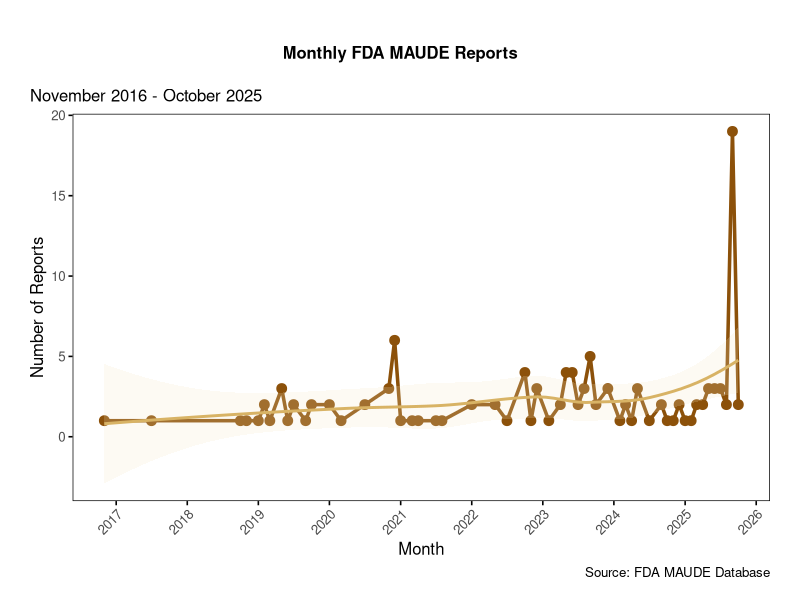
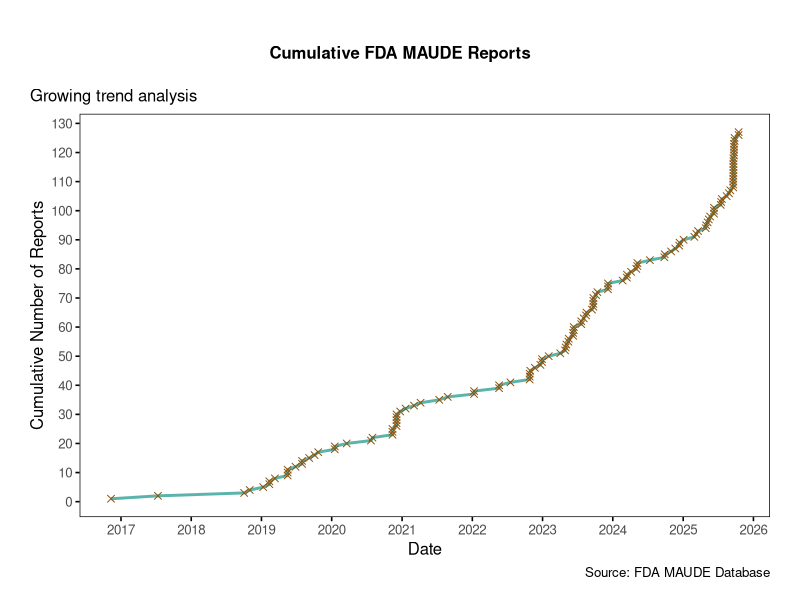
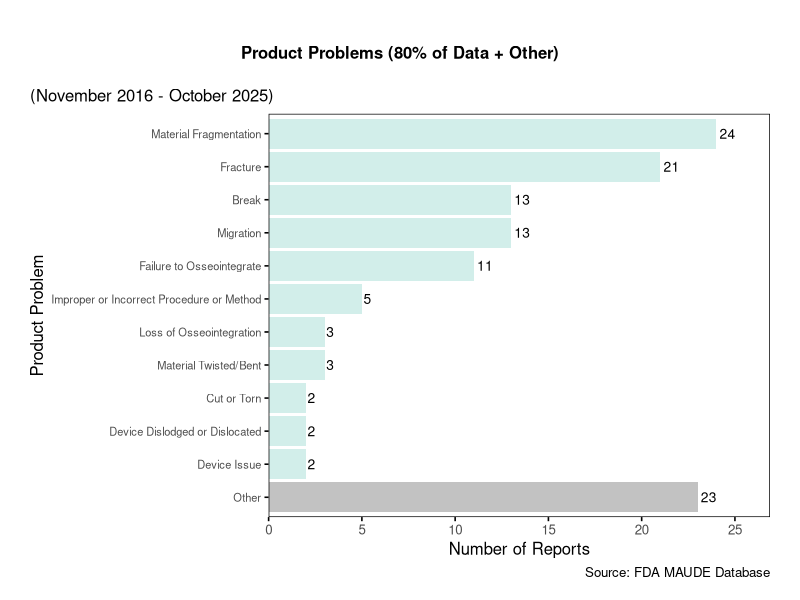
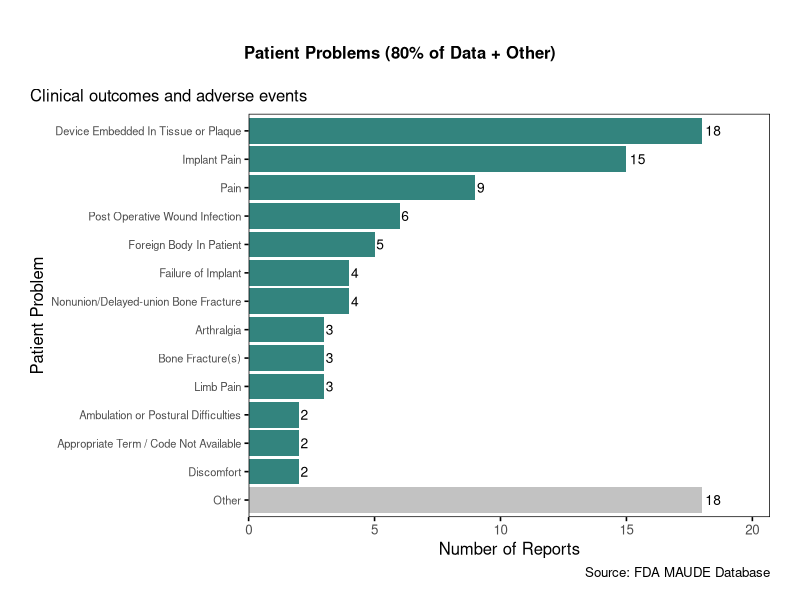
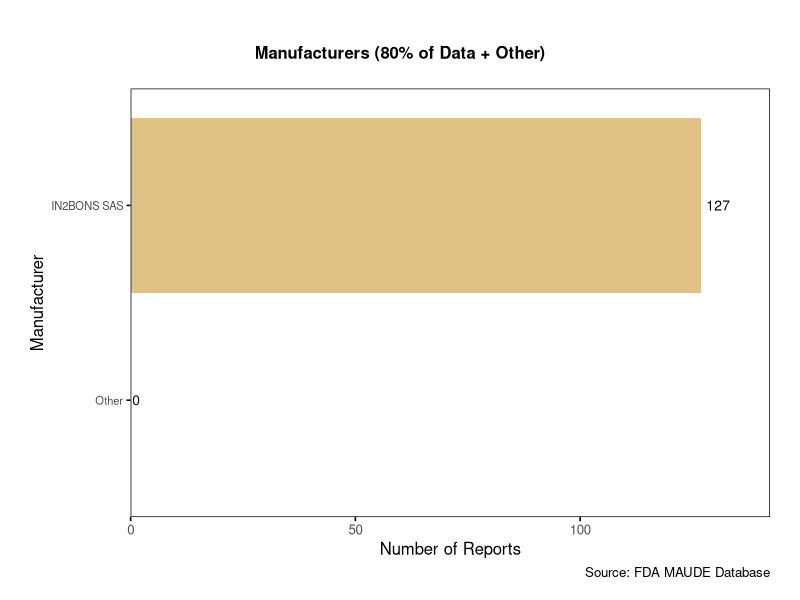
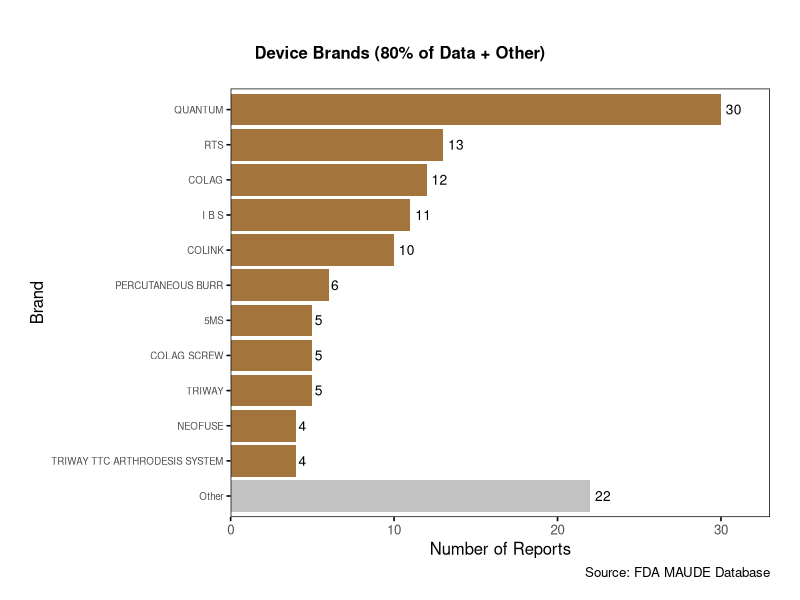
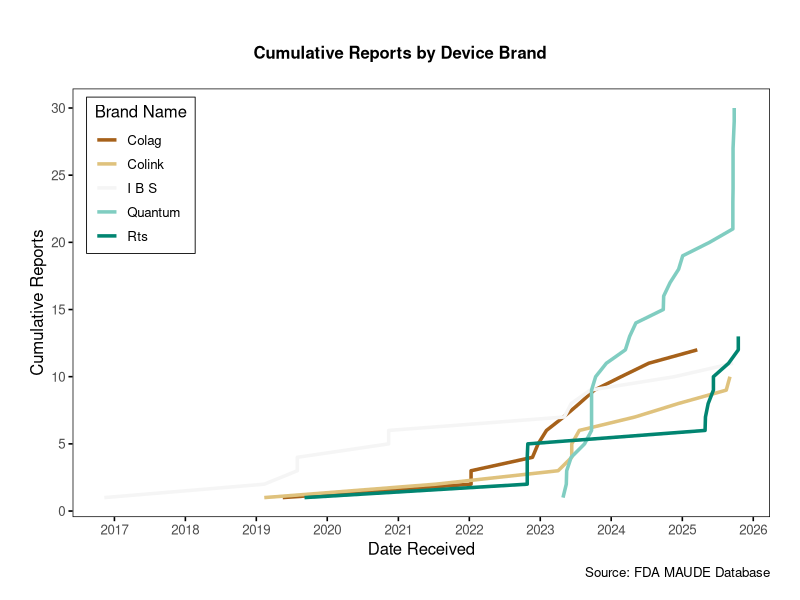

These charts were generated, in order, by the following R code:
## ---- chunk 1
#| echo: false
#| results: 'hide'
#| message: false

# Load required libraries
library(tidyverse)
library(lubridate)
library(scales)
library(knitr)

# Custom ggplot2 theme matching base R aesthetics
theme_baseR <- function(base_size = 12) {
  theme_classic(base_size = base_size) %+replace%
    theme(
      panel.grid = element_blank(),
      panel.border = element_rect(color = "black", fill = NA, linewidth = 0.5),
      axis.line = element_blank(),
      axis.ticks = element_line(color = "black"),
      plot.title = element_text(
        hjust = 0.5,
        face = "bold",
        margin = margin(b = 20, t = 10)
      ),
      plot.margin = unit(c(1.5, 1.5, 1, 1.5), "lines"),
      plot.title.position = "plot"
    )
}
theme_set(theme_baseR())

# Save current locale and set to English
original_locale <- Sys.getlocale("LC_TIME")
Sys.setlocale("LC_TIME", "C")

# Color palette using brewer colors
brbg_colors <- scales::brewer_pal(palette = "BrBG")(6)
colors <- list(
  primary   = brbg_colors[1],
  secondary = brbg_colors[2],
  accent    = brbg_colors[3],
  highlight = brbg_colors[4],
  warning   = brbg_colors[5],
  info      = brbg_colors[6]
)

# Configuration
PATIENT_EXCLUSIONS <- c(
  "No Code Available",
  "No Known Impact Or Consequence To Patient",
  "Symptoms or Conditions",
  "No Information",
  "No Consequences Or Impact To Patient",
  "Appropriate Clinical Signs",
  "No Clinical Signs",
  "Conditions Term / Code Not Available",
  "Insufficient Information",
  "No Patient Involvement",
  "Reaction",
  "Patient Problem/Medical Problem"
)

PRODUCT_EXCLUSIONS <- c(
  "Adverse Event Without Identified Device or Use Problem",
  "Appropriate Term/Code Not Available",
  "Unknown (for use when the device problem is not known)",
  "Insufficient Information",
  "No Apparent Adverse Event"
)

# Helper functions
parse_problem_lists <- function(series) {
  series %>%
    str_remove_all("\\[|\\]|'") %>%
    str_split(", ") %>%
    unlist()
}

shorten_brand_name <- function(brand, max_words = 4) {
  words <- str_split(brand, " ")[[1]]
  if (length(words) > max_words) {
    paste(words[1:max_words], collapse = " ")
  } else {
    brand
  }
}
## ---- chunk 2
#| echo: false

# Read the data
data <- read_csv("processed_data.csv", show_col_types = FALSE)
## ---- chunk 3
#| echo: false

# Compute all summary statistics
total_reports <- nrow(data)
date_min <- min(data$date_received, na.rm = TRUE)
date_max <- max(data$date_received, na.rm = TRUE)
duration_days <- as.numeric(date_max - date_min)
duration_months <- round(duration_days / 30.44, 1)

unique_manufacturers <- n_distinct(data$manufacturer_std)
unique_brands <- n_distinct(data$brand_std)

# Patient problems statistics
patient_problems_all_list <- parse_problem_lists(data$patient_problems)

reports_with_patient_problems <- sum(
  !patient_problems_all_list %in% PATIENT_EXCLUSIONS
)

# Monthly statistics
monthly_counts <- data %>%
  mutate(year_month = floor_date(date_received, "month")) %>%
  count(year_month) %>%
  arrange(year_month)

avg_monthly_reports <- round(mean(monthly_counts$n), 1)
max_monthly_reports <- max(monthly_counts$n)
max_month <- monthly_counts %>%
  filter(n == max_monthly_reports) %>%
  pull(year_month) %>%
  format("%B %Y")
## ---- chunk 4
#| label: tbl-summary-stats
#| tbl-cap: "Summary statistics of FDA MAUDE reports"

summary_stats <- tibble(
  Metric = c(
    "Total Reports",
    "Date Range",
    "Reporting Duration",
    "Unique Manufacturers",
    "Unique Device Brands",
    "Average Monthly Reports",
    "Maximum Monthly Reports"
  ),
  Value = c(
    format(total_reports, big.mark = ","),
    paste(format(date_min, "%B %d, %Y"), "to", format(date_max, "%B %d, %Y")),
    paste(duration_days, "days (", duration_months, "months)"),
    format(unique_manufacturers, big.mark = ","),
    format(unique_brands, big.mark = ","),
    paste(avg_monthly_reports, "reports/month"),
    paste(max_monthly_reports, "reports in", max_month)
  )
)

kable(summary_stats, align = c("l", "l"))
## ---- chunk 5
#| label: fig-temporal-trends
#| fig-cap: "Monthly trend of FDA MAUDE reports"
#| fig-width: 8
#| fig-height: 6

monthly_plot_data <- data %>%
  mutate(year_month = floor_date(date_received, "month")) %>%
  count(year_month)

# Calculate appropriate date breaks based on data range
date_range_years <- as.numeric(difftime(max(data$date_received), 
                                        min(data$date_received), 
                                        units = "days")) / 365.25

if(date_range_years > 2) {
  date_labels <- "%Y"
  date_breaks <- "1 year"
} else {
  date_labels <- "%b %Y"
  date_breaks <- "3 months"
}

ggplot(monthly_plot_data, aes(x = year_month, y = n)) +
  geom_line(color = colors$primary, linewidth = 1.2) +
  geom_point(color = colors$primary, size = 3) +
  geom_smooth(
    method = "loess", 
    se = TRUE, 
    color = colors$secondary, 
    fill = colors$accent, 
    alpha = 0.2
  ) +
  scale_x_date(date_breaks = date_breaks, date_labels = date_labels) +
  scale_y_continuous(breaks = pretty_breaks()) +
  labs(
    title = "Monthly FDA MAUDE Reports",
    subtitle = paste(format(date_min, "%B %Y"), "-", format(date_max, "%B %Y")),
    x = "Month",
    y = "Number of Reports",
    caption = "Source: FDA MAUDE Database"
  ) +
  theme(axis.text.x = element_text(angle = 45, hjust = 1))
## ---- chunk 6
#| echo: false

# Identify peaks (above 75th percentile)
threshold <- quantile(monthly_plot_data$n, 0.75)
peak_months <- monthly_plot_data %>%
  filter(n > threshold) %>%
  arrange(desc(n)) %>%
  mutate(month_label = format(year_month, "%B %Y"))

peak_list <- paste(peak_months$month_label, collapse = ", ")
sd_monthly <- round(sd(monthly_plot_data$n), 1)
## ---- chunk 7
#| label: fig-cumulative-reports
#| fig-cap: "Cumulative FDA MAUDE reports over time"
#| fig-width: 10
#| fig-height: 6

cumulative_data <- data %>%
  arrange(date_received) %>%
  mutate(cumulative_count = row_number())

# Calculate appropriate date breaks
date_range_years <- as.numeric(difftime(max(data$date_received), 
                                        min(data$date_received), 
                                        units = "days")) / 365.25

if(date_range_years > 2) {
  date_labels <- "%Y"
  date_breaks <- "1 year"
} else {
  date_labels <- "%b %Y"
  date_breaks <- "3 months"
}

ggplot(cumulative_data, aes(x = date_received, y = cumulative_count)) +
  geom_line(color = colors$warning, linewidth = 1) +
  geom_point(color = colors$primary, size = 2, shape = 4) +
  scale_x_date(date_breaks = date_breaks, date_labels = date_labels) +
  scale_y_continuous(breaks = pretty_breaks(n = 10)) +
  labs(
    title = "Cumulative FDA MAUDE Reports",
    subtitle = "Growing trend analysis",
    x = "Date",
    y = "Cumulative Number of Reports",
    caption = "Source: FDA MAUDE Database"
  )
## ---- chunk 8
#| echo: false

# Extract and count individual product problems
product_problems_vector <- parse_problem_lists(data$product_problems)

# Get all product problems sorted by frequency
product_problems_all <- tibble(problems = product_problems_vector) %>%
  filter(
    !is.na(problems) &
    problems != "" &
    !problems %in% PRODUCT_EXCLUSIONS
  ) %>%
  count(problems, sort = TRUE)

total_all_product_problems <- sum(product_problems_all$n)

# Calculate cumulative percentage for 80% analysis
product_problems_all <- product_problems_all %>%
  mutate(
    cumulative_n = cumsum(n),
    cumulative_pct = cumulative_n / total_all_product_problems
  )

# Get items that account for 80% of data
# Use lag to check if previous row was < 0.80, ensuring we include the item that crosses 80%
product_problems_80 <- product_problems_all %>%
  mutate(prev_pct = lag(cumulative_pct, default = 0)) %>%
  filter(prev_pct < 0.80) %>%
  select(-prev_pct)

# Ensure we have at least one item
if(nrow(product_problems_80) == 0) {
  product_problems_80 <- product_problems_all %>% slice_head(n = 1)
}

# Calculate "Other" category
other_problems_n <- total_all_product_problems - sum(product_problems_80$n)

# Add "Other" row for plotting
product_problems_plot <- product_problems_80 %>%
  bind_rows(tibble(problems = "Other", n = other_problems_n)) %>%
  mutate(problems = factor(problems, levels = c("Other", rev(product_problems_80$problems))))

n_80_problems <- nrow(product_problems_80)
total_80_product_problems <- sum(product_problems_80$n)
pct_80 <- round(100 * total_80_product_problems / total_reports, 1)
other_pct <- round(100 * other_problems_n / total_reports, 1)
## ---- chunk 9
#| label: fig-product-problems
#| fig-cap: "Product problems accounting for 80% of reports, plus 'Other' category"
#| fig-width: 8
#| fig-height: !expr max(10, (n_80_problems + 1) * 0.4)

ggplot(product_problems_plot, aes(x = problems, y = n)) +
  geom_col(aes(fill = problems == "Other"), alpha = 0.8, show.legend = FALSE) +
  scale_fill_manual(values = c("FALSE" = colors$highlight, "TRUE" = "gray70")) +
  geom_text(aes(label = n), hjust = -0.2, size = 3.5) +
  coord_flip() +
  scale_y_continuous(expand = expansion(mult = c(0, 0.12))) +
  labs(
    title = "Product Problems (80% of Data + Other)",
    subtitle = paste0("(", format(date_min, "%B %Y"), 
                     " - ", format(date_max, "%B %Y"), ")"),
    x = "Product Problem",
    y = "Number of Reports",
    caption = "Source: FDA MAUDE Database"
  ) +
  theme(axis.text.y = element_text(size = 8))
## ---- chunk 10
#| echo: false
#| results: asis

all_80_product <- product_problems_80 %>%
  mutate(
    pct = sprintf("%.1f%%", 100 * n / total_reports)
  )

for(i in 1:nrow(all_80_product)) {
  cat(sprintf("%d. **%s** - %s reports (%s)
", 
              i, 
              all_80_product$problems[i], 
              format(all_80_product$n[i], big.mark = ","),
              all_80_product$pct[i]))
}
## ---- chunk 11
#| echo: false

# Extract and count patient problems
patient_problems_vector <- parse_problem_lists(data$patient_problems)

# Get all patient problems sorted by frequency
patient_problems_all <- tibble(problems = patient_problems_vector) %>%
  filter(
    !is.na(problems) &
    problems != "" &
    !problems %in% PATIENT_EXCLUSIONS
  ) %>%
  count(problems, sort = TRUE)

total_all_patient_problems <- sum(patient_problems_all$n)

# Calculate cumulative percentage for 80% analysis
patient_problems_all <- patient_problems_all %>%
  mutate(
    cumulative_n = cumsum(n),
    cumulative_pct = cumulative_n / total_all_patient_problems
  )

# Get items that account for 80% of data
# Use lag to check if previous row was < 0.80, ensuring we include the item that crosses 80%
patient_problems_80 <- patient_problems_all %>%
  mutate(prev_pct = lag(cumulative_pct, default = 0)) %>%
  filter(prev_pct < 0.80) %>%
  select(-prev_pct)

# Ensure we have at least one item
if(nrow(patient_problems_80) == 0) {
  patient_problems_80 <- patient_problems_all %>% slice_head(n = 1)
}

# Calculate "Other" category
other_patient_problems_n <- total_all_patient_problems - sum(patient_problems_80$n)

# Add "Other" row for plotting
patient_problems_plot <- patient_problems_80 %>%
  bind_rows(tibble(problems = "Other", n = other_patient_problems_n)) %>%
  mutate(problems = factor(problems, levels = c("Other", rev(patient_problems_80$problems))))

n_80_patient_problems <- nrow(patient_problems_80)
total_80_patient_problems <- sum(patient_problems_80$n)
pct_80_patient <- round(100 * total_80_patient_problems / total_reports, 1)
other_patient_pct <- round(100 * other_patient_problems_n / total_reports, 1)
## ---- chunk 12
#| label: fig-patient-problems
#| fig-cap: "Patient problems accounting for 80% of reports, plus 'Other' category"
#| fig-width: 8
#| fig-height: !expr max(10, (n_80_patient_problems + 1) * 0.4)

ggplot(patient_problems_plot, aes(x = problems, y = n)) +
  geom_col(aes(fill = problems == "Other"), alpha = 0.8, show.legend = FALSE) +
  scale_fill_manual(values = c("FALSE" = colors$info, "TRUE" = "gray70")) +
  geom_text(aes(label = n), hjust = -0.2, size = 3.5) +
  coord_flip() +
  scale_y_continuous(expand = expansion(mult = c(0, 0.15))) +
  labs(
    title = "Patient Problems (80% of Data + Other)",
    subtitle = "Clinical outcomes and adverse events",
    x = "Patient Problem",
    y = "Number of Reports",
    caption = "Source: FDA MAUDE Database"
  ) +
  theme(axis.text.y = element_text(size = 8))
## ---- chunk 13
#| echo: false
#| results: asis

all_80_patient <- patient_problems_80 %>%
  mutate(
    pct = sprintf("%.1f%%", 100 * n / total_reports)
  )

for(i in 1:nrow(all_80_patient)) {
  cat(sprintf("%d. **%s** - %s reports (%s)
", 
              i, 
              all_80_patient$problems[i], 
              format(all_80_patient$n[i], big.mark = ","),
              all_80_patient$pct[i]))
}
## ---- chunk 14
#| echo: false

# Calculate manufacturer statistics with 80% analysis
manufacturers_all <- data %>%
  count(manufacturer_std, sort = TRUE)

total_all_manufacturers <- sum(manufacturers_all$n)

manufacturers_all <- manufacturers_all %>%
  mutate(
    cumulative_n = cumsum(n),
    cumulative_pct = cumulative_n / total_all_manufacturers
  )

# Get manufacturers that account for 80% of data
# Use lag to check if previous row was < 0.80, ensuring we include the manufacturer that crosses 80%
manufacturers_80 <- manufacturers_all %>%
  mutate(prev_pct = lag(cumulative_pct, default = 0)) %>%
  filter(prev_pct < 0.80) %>%
  select(-prev_pct)

# Ensure we have at least one manufacturer
if(nrow(manufacturers_80) == 0) {
  manufacturers_80 <- manufacturers_all %>% slice_head(n = 1)
}

# Calculate "Other" category
other_manufacturers_n <- total_all_manufacturers - sum(manufacturers_80$n)

# Add "Other" row for plotting
top_manufacturers <- manufacturers_80 %>%
  bind_rows(tibble(manufacturer_std = "Other", n = other_manufacturers_n)) %>%
  mutate(manufacturer_std = factor(manufacturer_std, levels = c("Other", rev(manufacturers_80$manufacturer_std))))

n_80_manufacturers <- nrow(manufacturers_80)
total_80_manufacturer_reports <- sum(manufacturers_80$n)
pct_80_manufacturer <- round(100 * total_80_manufacturer_reports / total_reports, 1)
other_manufacturer_pct <- round(100 * other_manufacturers_n / total_reports, 1)

top_manufacturer <- manufacturers_80$manufacturer_std[1]
top_manufacturer_count <- manufacturers_80$n[1]
top_manufacturer_pct <- round(100 * top_manufacturer_count / total_reports, 1)

# Table data (without Other)
manufacturers_table_data <- manufacturers_80
## ---- chunk 15
#| label: fig-manufacturers
#| fig-cap: "Manufacturers accounting for 80% of reports, plus 'Other' category"
#| fig-width: 8
#| fig-height: !expr max(6.5, (n_80_manufacturers + 1) * 0.35)

ggplot(top_manufacturers, aes(x = manufacturer_std, y = n)) +
  geom_col(aes(fill = manufacturer_std == "Other"), alpha = 0.8, show.legend = FALSE) +
  scale_fill_manual(values = c("FALSE" = colors$secondary, "TRUE" = "gray70")) +
  geom_text(aes(label = n), hjust = -0.2, size = 3.5) +
  coord_flip() +
  scale_y_continuous(expand = expansion(mult = c(0, 0.12))) +
  labs(
    title = "Manufacturers (80% of Data + Other)",
    x = "Manufacturer",
    y = "Number of Reports",
    caption = "Source: FDA MAUDE Database"
  ) +
  theme(axis.text.y = element_text(size = 8))
## ---- chunk 16
#| label: tbl-manufacturers
#| tbl-cap: "Manufacturers accounting for 80% of reports"

manufacturer_table <- manufacturers_table_data %>%
  mutate(
    Rank = row_number(),
    Manufacturer = manufacturer_std,
    Reports = format(n, big.mark = ","),
    `% of Total` = sprintf("%.2f%%", n / total_reports * 100)
  ) %>%
  select(Rank, Manufacturer, Reports, `% of Total`)

kable(manufacturer_table, align = c("c", "l", "r", "r"))
## ---- chunk 17
#| echo: false

# Calculate brand statistics with 80% analysis
brands_all <- data %>%
  count(brand_std, sort = TRUE)

total_all_brands <- sum(brands_all$n)

brands_all <- brands_all %>%
  mutate(
    cumulative_n = cumsum(n),
    cumulative_pct = cumulative_n / total_all_brands
  )

# Get brands that account for 80% of data
# Use lag to check if previous row was < 0.80, ensuring we include the brand that crosses 80%
brands_80 <- brands_all %>%
  mutate(prev_pct = lag(cumulative_pct, default = 0)) %>%
  filter(prev_pct < 0.80) %>%
  select(-prev_pct)

# Ensure we have at least one brand
if(nrow(brands_80) == 0) {
  brands_80 <- brands_all %>% slice_head(n = 1)
}

# Calculate "Other" category
other_brands_n <- total_all_brands - sum(brands_80$n)

# Add "Other" row for plotting
top_brands <- brands_80 %>%
  bind_rows(tibble(brand_std = "Other", n = other_brands_n)) %>%
  mutate(brand_std = factor(brand_std, levels = c("Other", rev(brands_80$brand_std))))

n_80_brands <- nrow(brands_80)
total_80_brand_reports <- sum(brands_80$n)
pct_80_brand <- round(100 * total_80_brand_reports / total_reports, 1)
other_brand_pct <- round(100 * other_brands_n / total_reports, 1)

# Keep top 5 for cumulative analysis
top_5_brands <- brands_80 %>% head(5)

top_brand <- brands_80$brand_std[1]
top_brand_count <- brands_80$n[1]
top_brand_pct <- round(100 * top_brand_count / total_reports, 1)

# Table data (without Other)
brands_table_data <- brands_80
## ---- chunk 18
#| label: fig-brands
#| fig-cap: "Device brands accounting for 80% of reports, plus 'Other' category"
#| fig-width: 10
#| fig-height: !expr max(6, (n_80_brands + 1) * 0.35)

ggplot(top_brands, aes(x = brand_std, y = n)) +
  geom_col(aes(fill = brand_std == "Other"), alpha = 0.8, show.legend = FALSE) +
  scale_fill_manual(values = c("FALSE" = colors$primary, "TRUE" = "gray70")) +
  geom_text(aes(label = n), hjust = -0.3, size = 3.5) +
  coord_flip() +
  scale_y_continuous(expand = expansion(mult = c(0, 0.1))) +
  labs(
    title = "Device Brands (80% of Data + Other)",
    x = "Brand",
    y = "Number of Reports",
    caption = "Source: FDA MAUDE Database"
  ) +
  theme(axis.text.y = element_text(size = 7))
## ---- chunk 19
#| label: tbl-brands
#| tbl-cap: "Device brands accounting for 80% of reports"

brand_table <- brands_table_data %>%
  mutate(
    Rank = row_number(),
    Brand = brand_std,
    Reports = format(n, big.mark = ","),
    `% of Total` = sprintf("%.2f%%", n / total_reports * 100)
  ) %>%
  select(Rank, Brand, Reports, `% of Total`)

kable(brand_table, align = c("c", "l", "r", "r"))
## ---- chunk 20
#| label: fig-brand-cumulative
#| fig-cap: "Cumulative adverse event reports by top 5 brands"
#| fig-width: 8
#| fig-height: 6

brand_cumulative <- data %>%
  filter(brand_std %in% top_5_brands$brand_std) %>%
  arrange(brand_std, date_received) %>%
  group_by(brand_std) %>%
  mutate(
    cumulative = row_number(),
    brand_label = str_to_title(map_chr(brand_std, shorten_brand_name))
  ) %>%
  ungroup()

# Calculate appropriate date breaks
date_range_years <- as.numeric(difftime(max(data$date_received), 
                                        min(data$date_received), 
                                        units = "days")) / 365.25

if(date_range_years > 2) {
  date_labels <- "%Y"
  date_breaks <- "1 year"
} else {
  date_labels <- "%b %Y"
  date_breaks <- "3 months"
}

ggplot(brand_cumulative, aes(x = date_received, y = cumulative, color = brand_label)) +
  geom_line(linewidth = 1.2) +
  scale_color_brewer(palette = "BrBG") +
  scale_x_date(date_labels = date_labels, date_breaks = date_breaks) +
  scale_y_continuous(labels = comma, breaks = pretty_breaks()) +
  labs(
    title = "Cumulative Reports by Device Brand",
    x = "Date Received",
    y = "Cumulative Reports",
    color = "Brand Name",
    caption = "Source: FDA MAUDE Database"
  ) +
  theme(
    legend.position = c(0.02, 0.98),
    legend.justification = c(0, 1),
    legend.background = element_rect(fill = "white", color = "black", linewidth = 0.3),
    legend.margin = margin(4, 6, 4, 6)
  )
